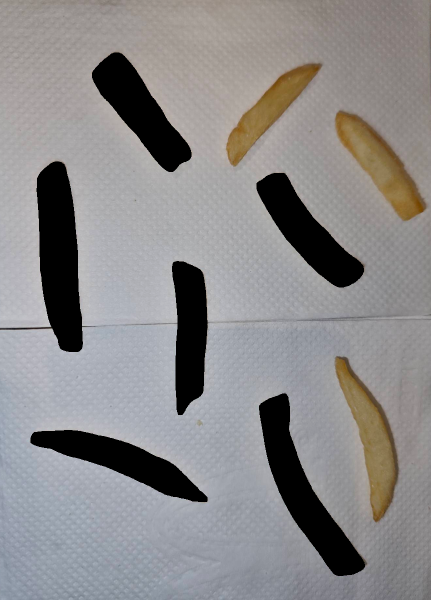
#> input picture ZJU_RESEARCH/AutoImagine/counting/data/fewshot/image/checking1.png, 862 x 1200 px, given as the content of the folder outputs/living-and-kitchen, which was not available (shown at 1/2 size)
$ python render.py
#> lines starting #> are read from the running program, lines starting #| are printed output that depends on the picture; pictures that were not available may be replaced by others from this repository, and a replacement may not be noted
import os
from PIL import Image


import argparse
parser = argparse.ArgumentParser()

parser.add_argument('--dataset', type=str, default='living-and-kitchen')
args = parser.parse_args()

dir2 = f'videos/{args.dataset}'
dir1 = f'outputs/{args.dataset}'
output_dir = f'renders/{args.dataset}'

if not os.path.exists(output_dir):
    os.makedirs(output_dir)

file_names = os.listdir(dir1)

for file_name in file_names:
    img1_path = os.path.join(dir1, file_name)
    img2_path = os.path.join(dir2, file_name)

    if os.path.exists(img2_path):
        img1 = Image.open(img1_path).convert("RGBA")
        img2 = Image.open(img2_path).convert("RGBA")

        import numpy as np
        np_img = np.array(img1)
        np_img[:,:,1] = 0
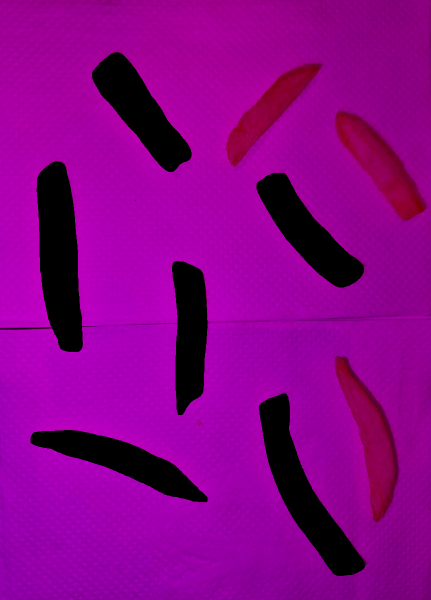
#> np_img: shape (1200, 862, 4) (shown at 1/2 size); mean R, G, B, A 139.1, 0, 137.7, 255
        np_img[:,:,2] = 0
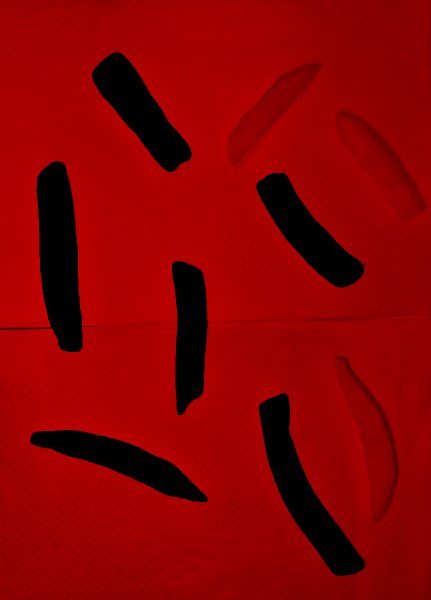
#> np_img: shape (1200, 862, 4) (shown at 1/2 size); mean R, G, B, A 139.1, 0, 0, 255
        img1 = Image.fromarray(np_img)

        alpha = 0.8
        img2 = Image.blend(img1, img2, alpha)
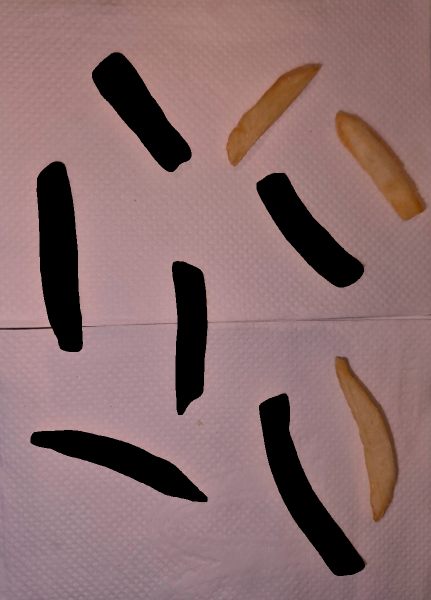
#> img2: PIL image 862x1200 RGBA (shown at 1/2 size); mean R, G, B, A 139.1, 109.5, 109.8, 255

        output_path = os.path.join(output_dir, file_name)
        output_path = os.path.join(output_dir, file_name)

        img2 = img2.convert("RGB")
#> img2: PIL image 862x1200 RGB
        img2.save(output_path, 'JPEG')

        print(f"Saved blended image: {output_path}")
    else:
        print(f"No corresponding image in dir2 for {file_name}")
